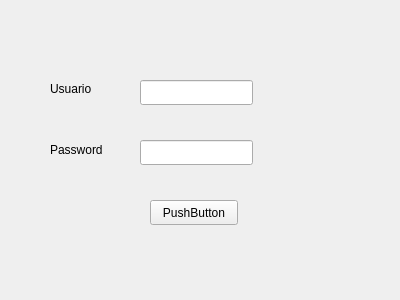
<?xml version="1.0" encoding="UTF-8"?>
<ui version="4.0">
 <class>QWidget</class>
 <widget class="QWidget" name="QWidget">
  <property name="geometry">
   <rect>
    <x>0</x>
    <y>0</y>
    <width>400</width>
    <height>300</height>
   </rect>
  </property>
  <property name="windowTitle">
   <string>Dialog</string>
  </property>
  <widget class="QPushButton" name="btn_login">
   <property name="geometry">
    <rect>
     <x>150</x>
     <y>200</y>
     <width>88</width>
     <height>25</height>
    </rect>
   </property>
   <property name="text">
    <string>PushButton</string>
   </property>
  </widget>
  <widget class="QLabel" name="label">
   <property name="geometry">
    <rect>
     <x>50</x>
     <y>80</y>
     <width>66</width>
     <height>17</height>
    </rect>
   </property>
   <property name="text">
    <string>Usuario</string>
   </property>
  </widget>
  <widget class="QLabel" name="label_2">
   <property name="geometry">
    <rect>
     <x>50</x>
     <y>140</y>
     <width>71</width>
     <height>20</height>
    </rect>
   </property>
   <property name="text">
    <string>Password</string>
   </property>
  </widget>
  <widget class="QLineEdit" name="input_user">
   <property name="geometry">
    <rect>
     <x>140</x>
     <y>80</y>
     <width>113</width>
     <height>25</height>
    </rect>
   </property>
   <property name="inputMethodHints">
    <set>Qt::ImhPreferLowercase</set>
   </property>
   <property name="clearButtonEnabled">
    <bool>true</bool>
   </property>
  </widget>
  <widget class="QLineEdit" name="input_pass">
   <property name="geometry">
    <rect>
     <x>140</x>
     <y>140</y>
     <width>113</width>
     <height>25</height>
    </rect>
   </property>
   <property name="inputMethodHints">
    <set>Qt::ImhHiddenText|Qt::ImhNoAutoUppercase|Qt::ImhNoPredictiveText|Qt::ImhSensitiveData</set>
   </property>
   <property name="echoMode">
    <enum>QLineEdit::Password</enum>
   </property>
   <property name="clearButtonEnabled">
    <bool>true</bool>
   </property>
  </widget>
 </widget>
 <resources/>
 <connections/>
</ui>
